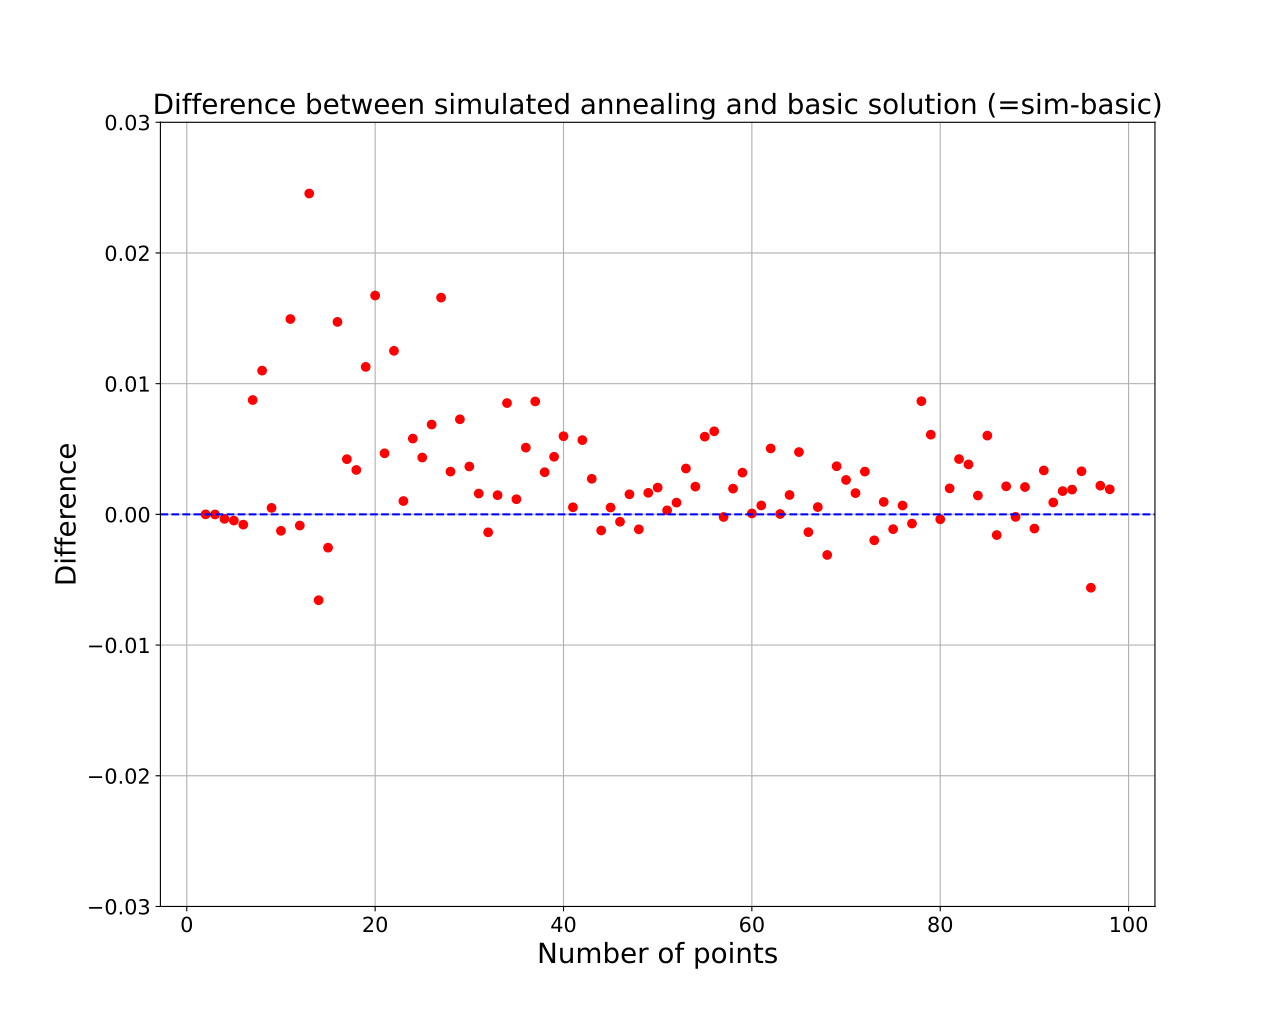

This chart was generated by the following Python code:
import pandas as pd
import matplotlib.pyplot as plt

def genDataFrame(file_path):
    # Open the file and read lines
    with open(file_path, 'r') as file:
        lines = file.readlines()
    # Initialize empty lists to store index and values
    indices = []
    values = []
    # Iterate over the lines to extract index and values
    for i in range(0, len(lines), 3):
        index = int(lines[i].strip())
        value = float(lines[i + 1].strip())
    
        indices.append(index)
        values.append(value)
    return pd.DataFrame({'Index': indices, 'Value': values})

simAnnealingDf = genDataFrame("../results/ouput_simAnnealing.txt")
basicSolDf = genDataFrame("../results/output_basicSol.txt")
length = len(basicSolDf['Index'])
diff = pd.DataFrame({'Index': [i for i in range(2,length)], 'Value': [0 for i in range(2,length)]})
diff['Value'] = simAnnealingDf['Value'] - basicSolDf['Value']

plt.plot(diff['Index'], diff['Value'], marker='o', linestyle='', color='r')
plt.axhline(y = 0, color = 'b', linestyle = '--')
plt.xlabel('Number of points', fontsize=20)
plt.ylabel('Difference', fontsize=20)
plt.title('Difference between simulated annealing and basic solution (=sim-basic)', fontsize=20)
plt.grid(True)
# m = diff['Value'].max() * 1.2
m = 0.03
plt.ylim(-m,m)
plt.xticks(fontsize=15)
plt.yticks(fontsize=15)
plt.show()
